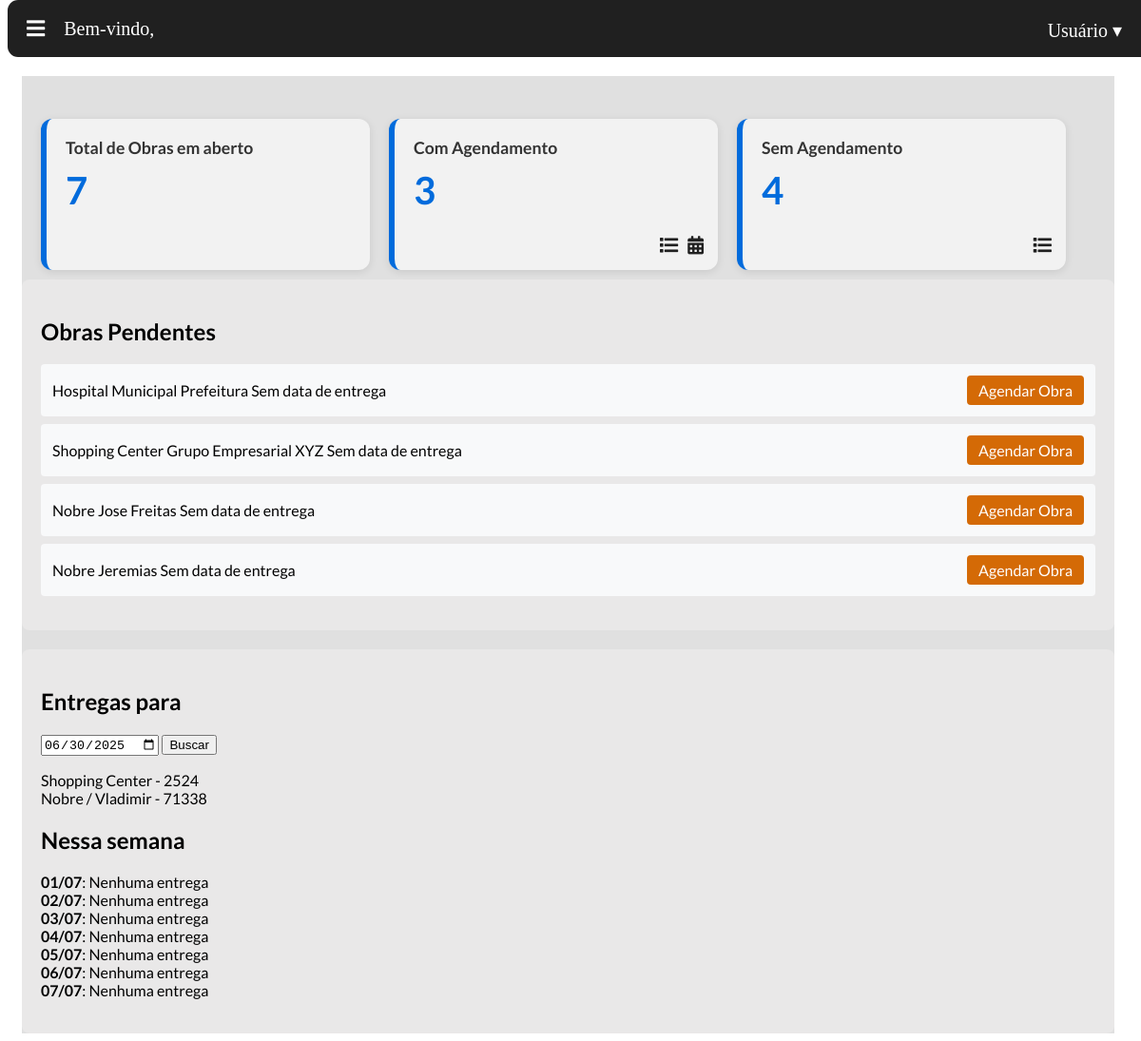
The page /obras/ (signed in) on the database as committed earlier.
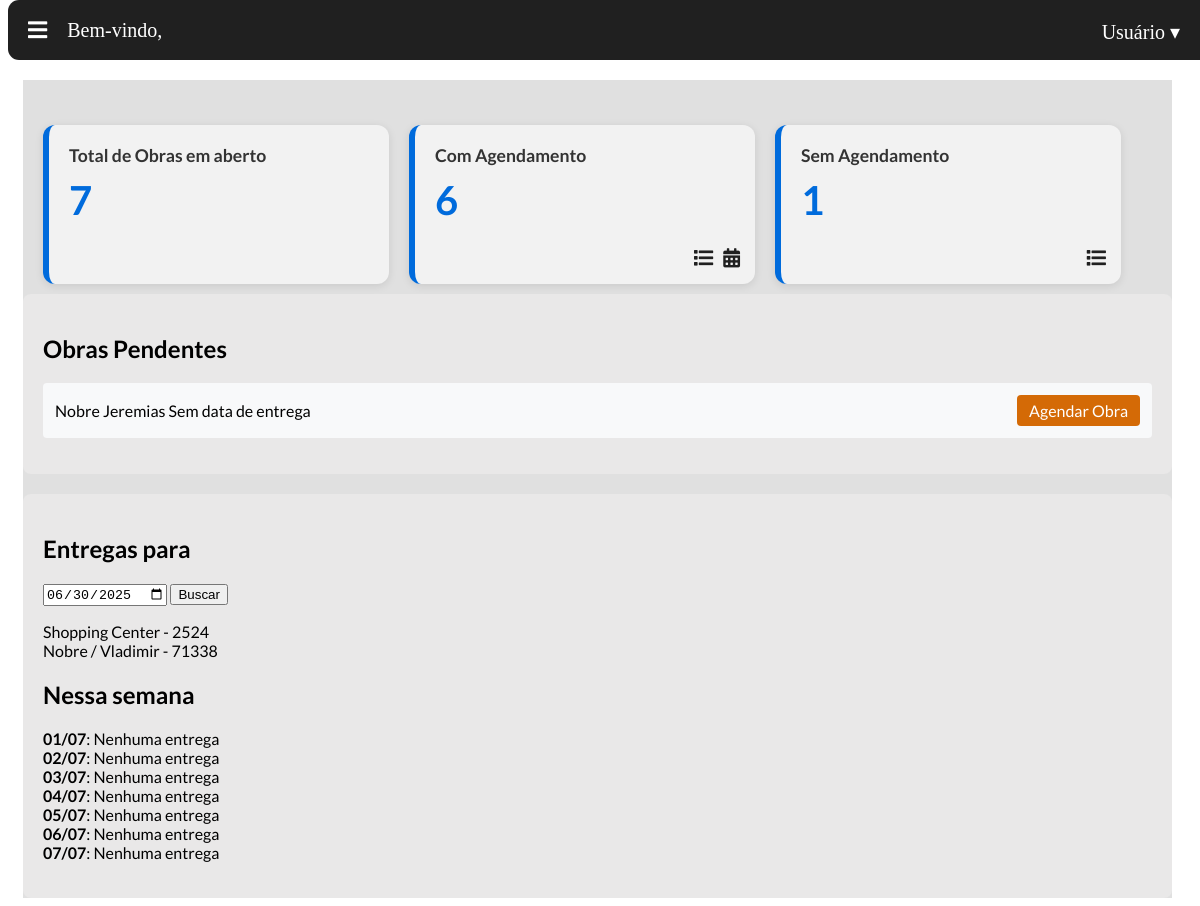
The same page on the database as committed later.
### obra/models.py (models this page shows)
class obra(models.Model):
    nome = models.CharField('nome', max_length=50)
    numero = models.IntegerField('numero controle')
    endereco = models.TextField('endereço', max_length=200, null=True, blank=True)
    data_criacao = models.DateTimeField('Data de criação',auto_now_add=True)
    cliente = models.CharField('nome cliente', max_length=50)
    previsao_entrega = models.DateTimeField('Data prevista para entrega', null=True, blank=True)
    def __str__(self):
        return f"{self.nome} - {self.numero}"

### agenda/models.py (models this page shows, shortened)
class Agendamento(models.Model):
    obra = models.ForeignKey(obra, on_delete=models.CASCADE, related_name='agendamentos')
    data = models.DateTimeField(auto_now_add=True)
    montador = models.ForeignKey(usuario, on_delete=models.CASCADE)
    data_agendamento = models.DateTimeField()
    realizado = models.BooleanField(default=False)

### PaginaPrincipal/views.py (the view)
# urls.py: path('', views.index, name='pagina_inicial'),
@login_required
def index(request):
    data_str = request.GET.get("data_hoje")
    try:
        data_hoje = datetime.strptime(data_str, "%Y-%m-%d").date() if data_str else date.today()
    except ValueError:
        data_hoje = date.today()
    if request.user.cargo == 'M':
        agendamentos_hoje = Agendamento.objects.filter(data_agendamento__date=data_hoje, entregador=request.user)
    else:
        agendamentos_hoje = Agendamento.objects.filter(data_agendamento__date=data_hoje)
    obras_sem_previsao = obra.objects.filter(previsao_entrega__isnull=True)
    inicio = date.today() + timedelta(days=1)
    fim = inicio + timedelta(days=6)
    if request.user.cargo == 'M':
        agendamentos_semana = Agendamento.objects.filter(
            data_agendamento__date__range=(inicio, fim),
            entregador=request.user
        )
    else:
        agendamentos_semana = Agendamento.objects.filter(
            data_agendamento__date__range=(inicio, fim)
        )
    agenda_semana = defaultdict(list)
    for ag in agendamentos_semana:
        agenda_semana[ag.data_agendamento.date()].append(ag)
    semana = [inicio + timedelta(days=i) for i in range(7)]
    agenda_semana_completa = {dia: agenda_semana.get(dia, []) for dia in semana}
    obras_sem_previsao = obra.objects.filter(
        previsao_entrega__isnull=True)
    obras_com_agendamento = obra.objects.filter(
        previsao_entrega__isnull=False,
        agendamentos__realizado=False
    ).distinct()
    obras_nao_realizadas = obra.objects.exclude(agendamentos__realizado=True).distinct()
    return render(request, 'PaginaPrincipal/paginaprincipal.html', {
        'data_hoje': data_hoje,
        'agendamentos': agendamentos_hoje,
        'obras_sem_previsao': obras_sem_previsao,
        'obras_nao_realizadas': obras_nao_realizadas,
        'obras_com_agendamento': obras_com_agendamento,
        'agenda_semana': agenda_semana_completa,
    })

### templates/PaginaPrincipal/paginaprincipal.html (shortened to what this page needs)
{% extends 'base.html' %}
{% load static %}
{% block content %}
{% block extra_css %}
  <link rel="stylesheet" href="{% static 'TelaPrincipal/home.css' %}">
{% endblock %}
<div class="main-container">
  <div class="dashboard-cards">
    <div class="card total">
      <h3>Total de Obras em aberto</h3>
      <p class="card-number">{{ obras_nao_realizadas|length }}</p>
    </div>
    <div class="card com-agendamento">
      <h3>Com Agendamento</h3>
      <p class="card-number">{{ obras_com_agendamento|length }}</p>
      <div class="card-actions">
        <a href="{% url 'agenda:listar' %}?agendadas=1" title="Ver lista">
          <i class="fas fa-list"></i>
        </a>
        <a href="{% url 'agenda:nova_agenda' %}" title="Ver agenda">
          <i class="fas fa-calendar-alt"></i>
        </a>
      </div>
    </div>
    <div class="card sem-agendamento">
      <h3>Sem Agendamento</h3>
      <p class="card-number">{{ obras_sem_previsao|length }}</p>
      <div class="card-actions">
        <a href="{% url 'agenda:listar' %}?agendadas=0" title="Ver lista">
          <i class="fas fa-list"></i>
        </a>
      </div>
    </div>
  </div>
  <div class="pagina_inicial-content">
    <div class="left-panel">
      <h2>Obras Pendentes</h2>
      <ul class="obra-list">
        {% for obra in obras_sem_previsao %}
        <li class="obra-item">
          <div class="obra-info">
            <span class="obra-nome">{{ obra.nome }}</span>
            <span class="obra-cliente">{{ obra.cliente }}</span>
            <span class="badge badge-warning">Sem data de entrega</span>
          </div>
          <a href="{% url 'agenda:agenda_adicionar_com_obra' obra.id %}" class="btn-agendar">Agendar Obra</a>
        </li>
        {% empty %}
        <li class="nenhuma-obra">Nenhuma obra pendente sem data de entrega.</li>
        {% endfor %}
      </ul>
    </div>
    <div class="right-panel">
      <div class="agendamentos-hoje">
        <h2>Entregas para</h2>
        <form method="get" action="{% url 'PaginaPrincipal:pagina_inicial' %}" class="data-form">
          <input type="date" name="data_hoje" value="{{ data_hoje|date:'Y-m-d' }}">
          <button type="submit">Buscar</button>
        </form>
        <ul class="lista-agendamentos">
          {% for agendamento in agendamentos %}
          <li>
            {{ agendamento.obra }}
            <span class="cor"></span>
          </li>
          {% empty %}
          <li>Sem agendamentos para hoje.</li>
          {% endfor %}
        </ul>
      </div>
      <div class="agenda-semana">
        <h2>Nessa semana</h2>
        <ul>
          {% for dia, entregas in agenda_semana.items %}
          {% if entregas %}
          <li><strong>{{ dia|date:"d/m" }}</strong>: {{ entregas|length }} entrega{{ entregas|length|pluralize:"s" }}</li>
          {% else %}
          <li><strong>{{ dia|date:"d/m" }}</strong>: Nenhuma entrega</li>
          {% endif %}
          {% endfor %}
        </ul>
      </div>
    </div>
  </div>
</div>
{% endblock %}

Rows that differ between the two databases and show on the page:
no longer on this page (row edited): obra: nome "Hospital Municipal", cliente "Prefeitura"
no longer on this page (row edited): obra: nome "Shopping Center", cliente "Grupo Empresarial XYZ"
no longer on this page (row edited): obra: nome "Nobre", cliente "Jose Freitas"
Other text that changed with them:
{{ obras_com_agendamento|length }}: "3" → "6"
{{ obras_sem_previsao|length }}: "4" → "1"
